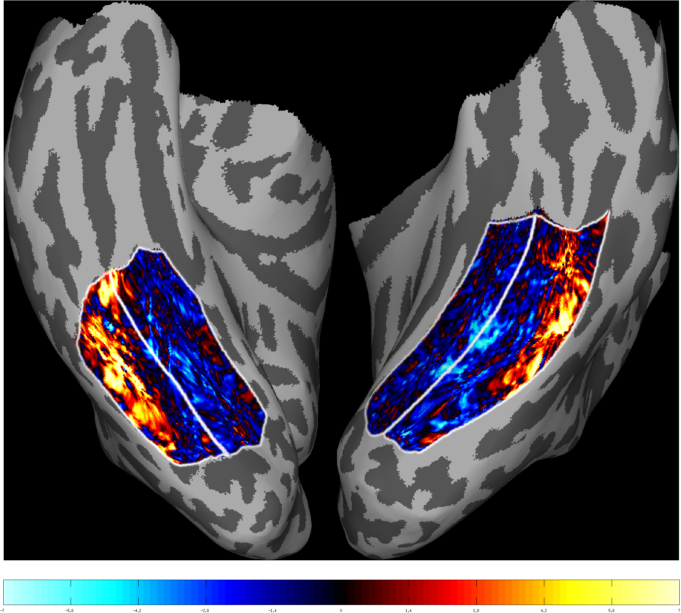
#> input picture figures/figures_misc/figure_4_images/C1051_20160212_adultVSall_depth_1.png, 681 x 613 px, found by its file name; its folder holds 3 pictures in this run
$ python figure_4b_znorm_maps_both_hemis.py
#> lines starting #> are read from the running program, lines starting #| are printed output that depends on the picture
### submm/utils/os_utils.py
"""
Operating system utils
"""
import os
from submm.constants import DPI

# MPL imports
import matplotlib

matplotlib.use("Agg")
import matplotlib.pyplot as plt  # noqa


# [10 lines left out: function mkdirquiet, not called in this run]


def savefig(save_path, transparent=False):
    """
    Saves the figure with reasonable defaults
    Inputs
        save_path (str): path to save file to
        transparent (bool): if True, PNG background will be transparent (alpha = 0)
    """
    plt.savefig(save_path, dpi=DPI, bbox_inches="tight", transparent=transparent)

### figures/figure_4b_znorm_maps_both_hemis.py
"""
Figure 4B: both hemisphere maps for C1051 at each depth
"""

# Repo imports
import numpy as np
import os

from submm.constants import PATHS, PRIMARY_METRIC
from submm.utils.os_utils import savefig

# MPL imports
import matplotlib

matplotlib.use("Agg")
import matplotlib.pyplot as plt  # noqa:E402
from matplotlib.pyplot import imread  # noqa:E402


def main():
    """
    Entry point for script
    """

    # first figure: betas for each predictor
    fig, axes = plt.subplots(figsize=(16, 8), ncols=3, nrows=1)

    for depth, ax in zip(range(1, 4), axes.ravel()):
        image_path = (
            f"{PATHS['figures_misc']}/figure_4_images/"
            f"C1051_20160212_adultVSall_depth_{depth}.png"
        )

        assert os.path.isfile(image_path)
        img = imread(image_path)
#> img is the input picture: shape (613, 681, 3) float32; mean R, G, B 0.306, 0.294, 0.321
        img[np.where(np.sum(img, axis=2) == 0.0)] = 1.0
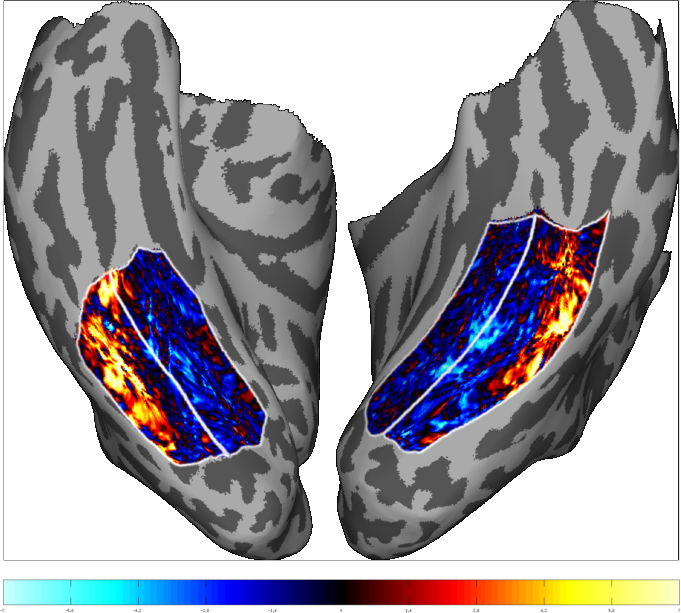
#> img: shape (613, 681, 3) float32; mean R, G, B 0.612, 0.6, 0.626

        ax.imshow(img[200:-100, 50:-50, :])
        ax.axis("off")
#> pass 2 of the loop in main, `for depth, ax in zip(range(1, 4), axes.ravel()):`:
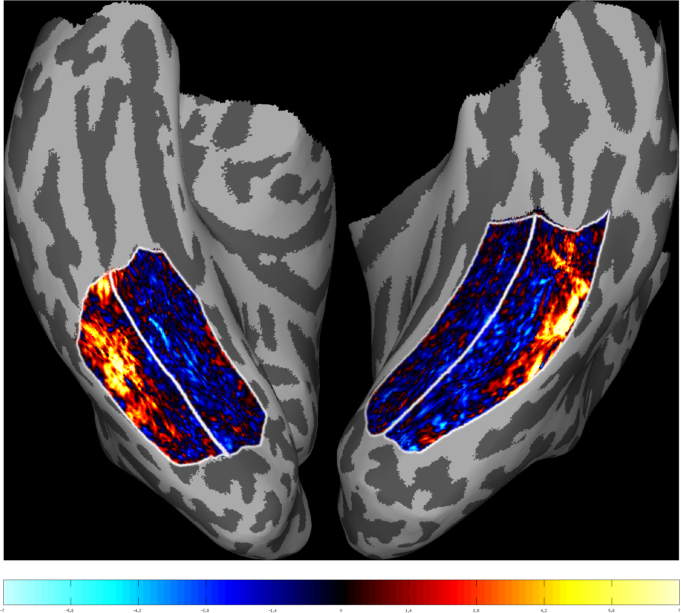
#> input picture figures/figures_misc/figure_4_images/C1051_20160212_adultVSall_depth_2.png, 681 x 613 px, found by its file name
#> in main, img is the input picture: shape (613, 681, 3) float32; mean R, G, B 0.304, 0.289, 0.313
#> in main, `img[np.where(np.sum(img, axis=2) == 0.0)] = 1.0`:
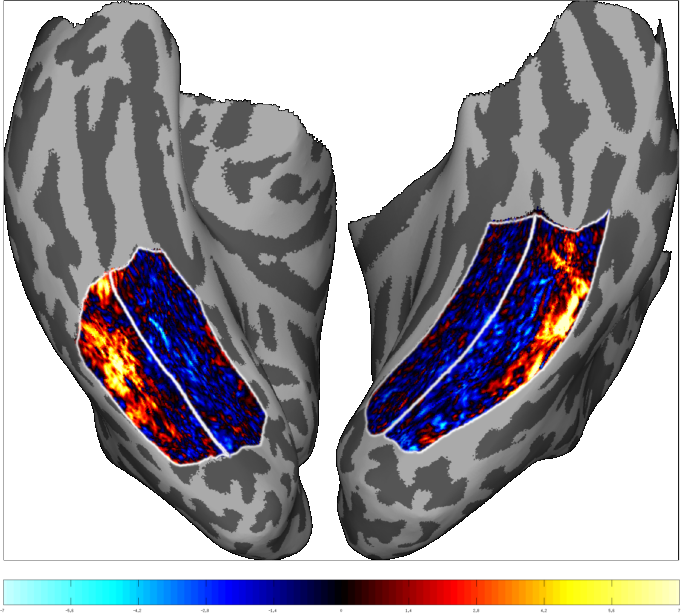
#> img: shape (613, 681, 3) float32; mean R, G, B 0.61, 0.595, 0.618
#> pass 3 of the loop in main, `for depth, ax in zip(range(1, 4), axes.ravel()):`:
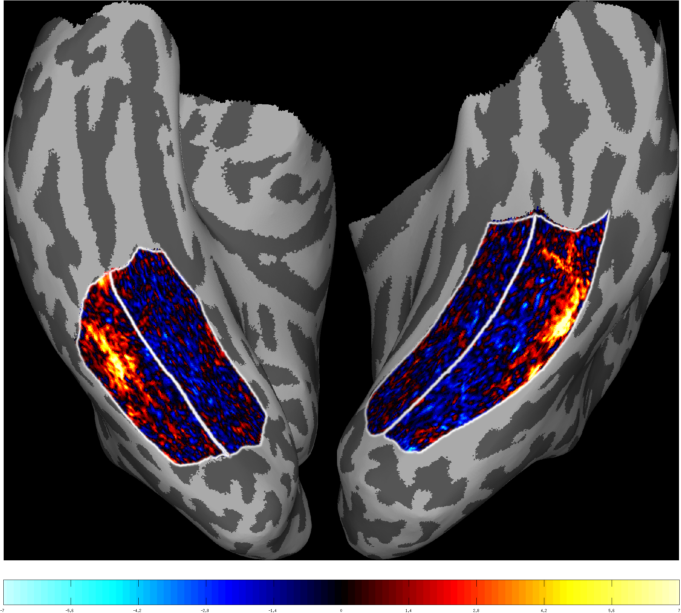
#> input picture figures/figures_misc/figure_4_images/C1051_20160212_adultVSall_depth_3.png, 681 x 613 px, found by its file name
#> in main, img is the input picture: shape (613, 681, 3) float32; mean R, G, B 0.302, 0.285, 0.306
#> in main, `img[np.where(np.sum(img, axis=2) == 0.0)] = 1.0`:
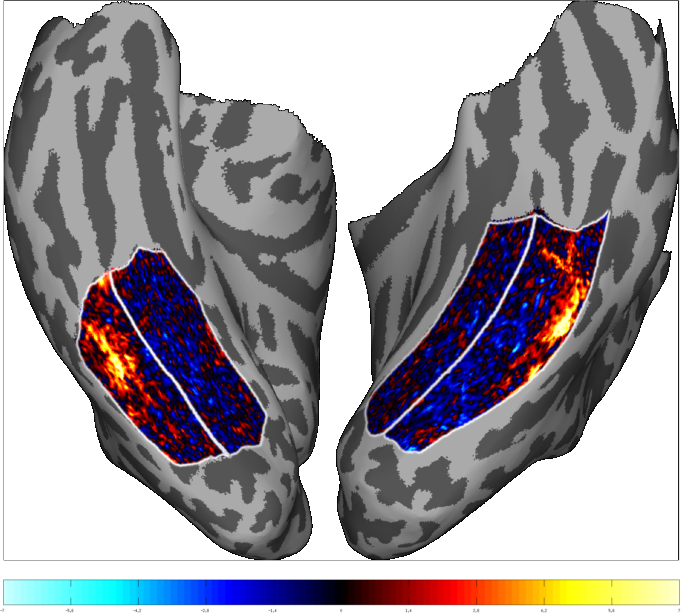
#> img: shape (613, 681, 3) float32; mean R, G, B 0.607, 0.591, 0.612

    savefig(f"{PATHS['figures']}/figure_4b.png")
#> in savefig, `plt.savefig(save_path, dpi=DPI, bbox_inches="tight", transparent=trans..`:
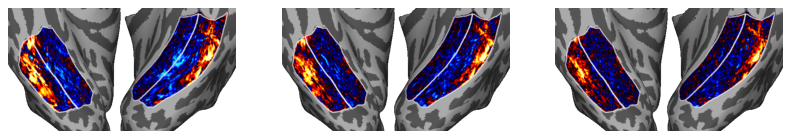
#> figure drawn by matplotlib, 3 panels
    plt.close(fig)


if __name__ == "__main__":
    main()
